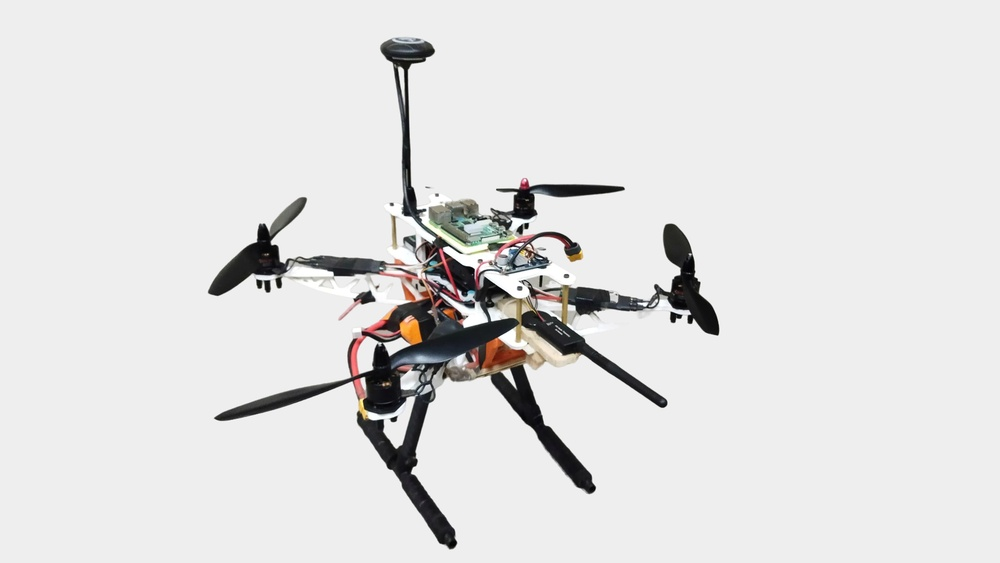
#> input picture Drone.jpeg, 1000 x 563 px, shrunk from 4080 x 2296 before the run, given in place of the camera
$ python Strip.py
#> lines starting #> are read from the running program, lines starting #| are printed output that depends on the picture; after the words box and inside, x2 and y2 are one past the last pixel; in counts of white or black regions, pixels touching at a corner belong together
import cv2
import numpy as np

# Initialize video capture (0 for the default camera)
cap = cv2.VideoCapture(2)

while True:
    ret, frame = cap.read()
#> frame is the input picture: shape (563, 1000, 3); mean B, G, R 223.2, 223.5, 224

    if not ret:
        break

    # Convert frame to HSV color space
    hsv = cv2.cvtColor(frame, cv2.COLOR_BGR2HSV)
#> hsv: shape (563, 1000, 3); mean H, S, V 8.5, 4, 224.4

    # Define the lower and upper HSV values for blue and red
    lower_blue = np.array([90, 50, 50])
    upper_blue = np.array([130, 255, 255])
    lower_red1 = np.array([0, 50, 50])
    upper_red1 = np.array([10, 255, 255])
    lower_red2 = np.array([160, 50, 50])
    upper_red2 = np.array([180, 255, 255])

    # Create masks for blue and red
    mask_blue = cv2.inRange(hsv, lower_blue, upper_blue)
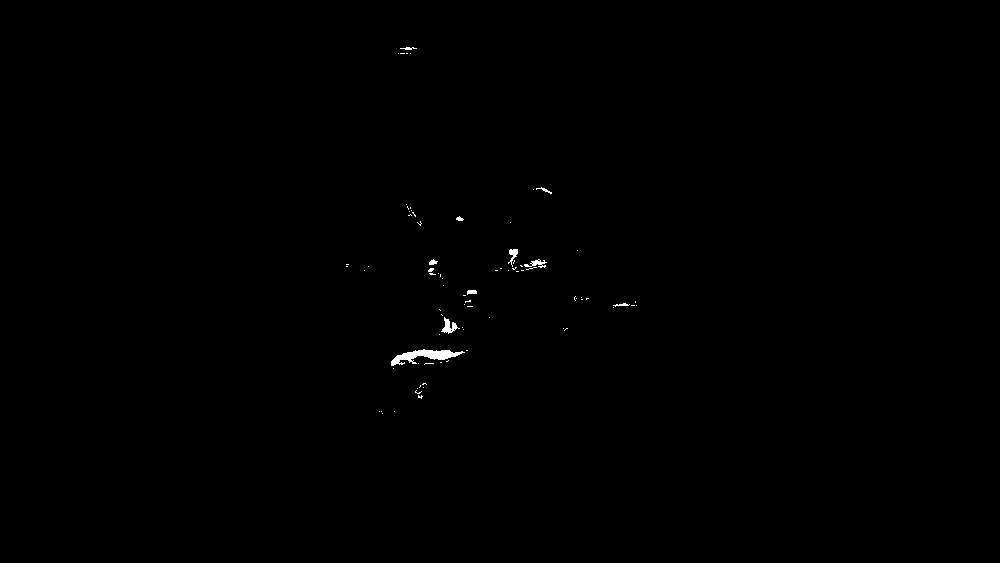
#> mask_blue: shape (563, 1000); 0.22% white; 81 white regions (71 under 20 px), largest, box (x1, y1, x2, y2) and area: (391, 349, 465, 366) 534, (441, 317, 460, 334) 134, (524, 259, 547, 268) 91
    mask_red1 = cv2.inRange(hsv, lower_red1, upper_red1)
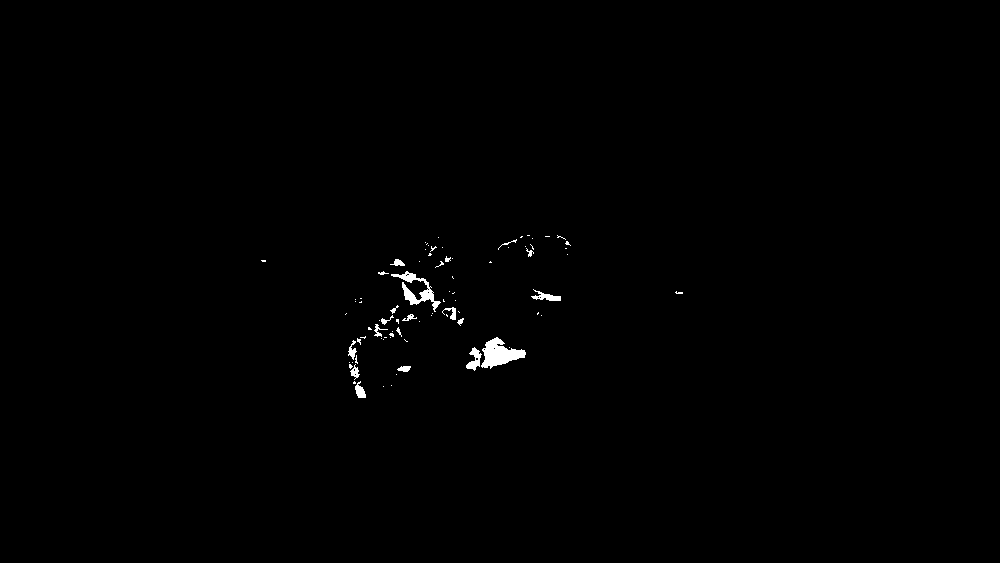
#> mask_red1: shape (563, 1000); 0.48% white; 83 white regions (63 under 20 px), largest, box (x1, y1, x2, y2) and area: (481, 337, 526, 369) 754, (391, 271, 441, 312) 552, (466, 347, 482, 371) 183
    mask_red2 = cv2.inRange(hsv, lower_red2, upper_red2)
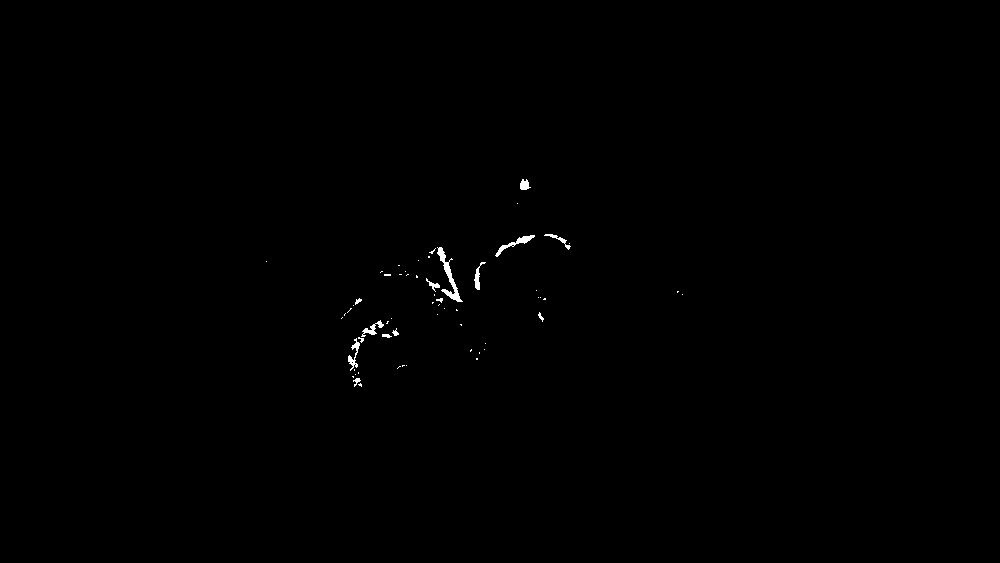
#> mask_red2: shape (563, 1000); 0.26% white; 60 white regions (46 under 20 px), largest, box (x1, y1, x2, y2) and area: (437, 247, 463, 302) 356, (495, 235, 535, 257) 187, (348, 338, 360, 371) 135

    # Combine the masks to detect areas with both blue and red
    mask_combined = cv2.bitwise_and(mask_blue, cv2.bitwise_or(mask_red1, mask_red2))
#> mask_combined: shape (563, 1000); every value is 0

    # Find contours in the combined mask
    contours, _ = cv2.findContours(mask_combined, cv2.RETR_EXTERNAL, cv2.CHAIN_APPROX_SIMPLE)
#> contours = []

    for contour in contours:
        # Filter contours by area or other criteria as needed
        area = cv2.contourArea(contour)
        if area > 10:  # Adjust area threshold as needed
            # Fit a circle to the detected contour
            (x, y), radius = cv2.minEnclosingCircle(contour)
            center = (int(x), int(y))
            radius = int(radius)
            # Draw a circle around the detected concentric discs
            cv2.circle(frame, center, radius, (0, 255, 0), 2)
#> this loop made 0 passes

    # Show the result
    cv2.imshow('Concentric Discs Detection', frame)

    if cv2.waitKey(1) & 0xFF == 27:  # Press 'Esc' key to exit
#> (key Esc is pressed here)
        break

cap.release()
cv2.destroyAllWindows()
